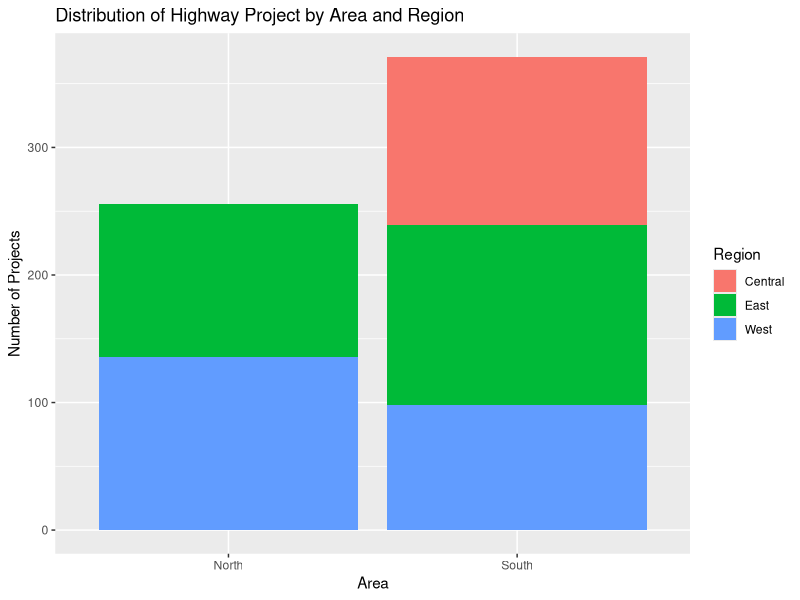
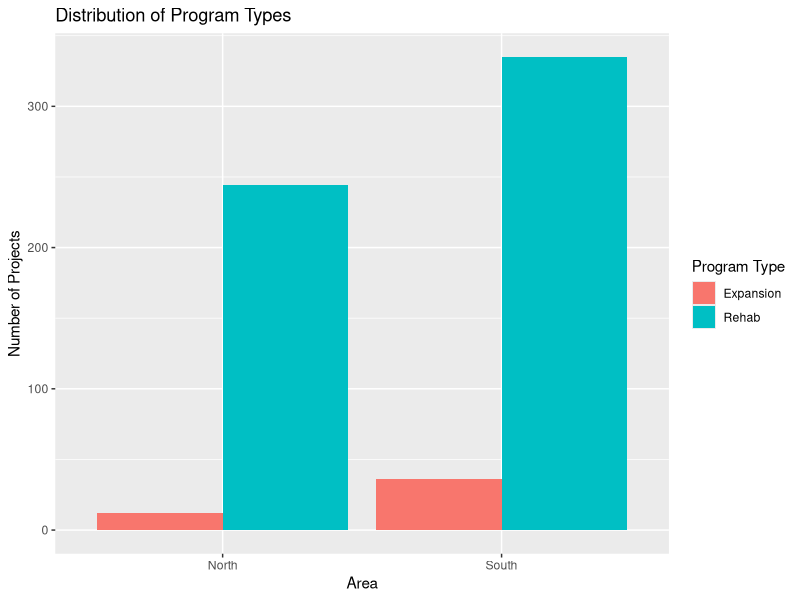
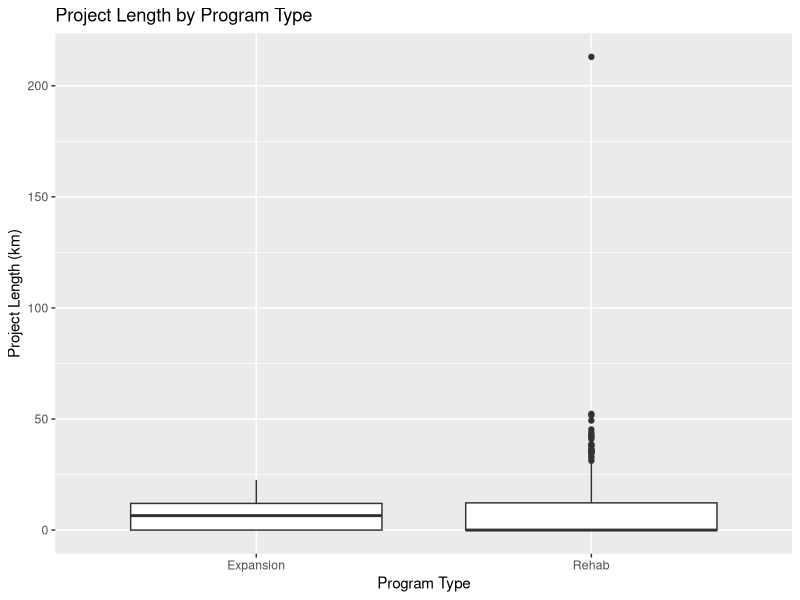
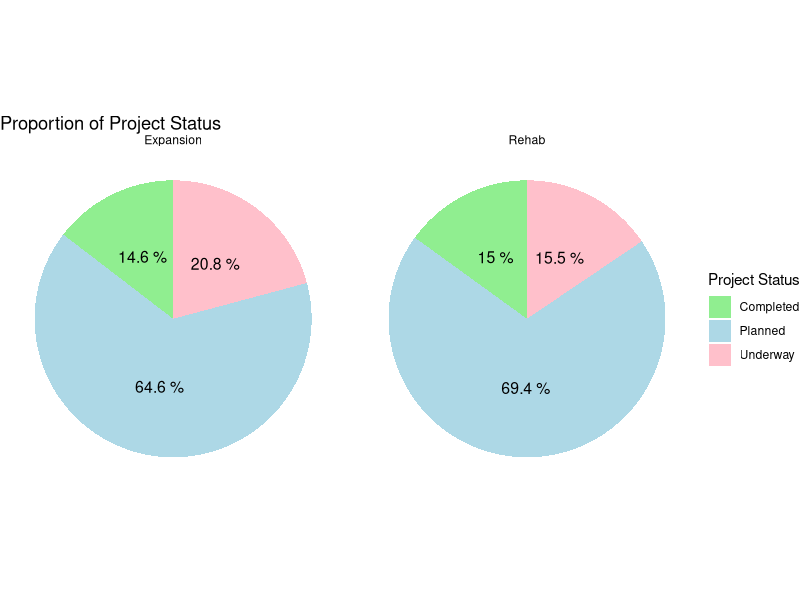
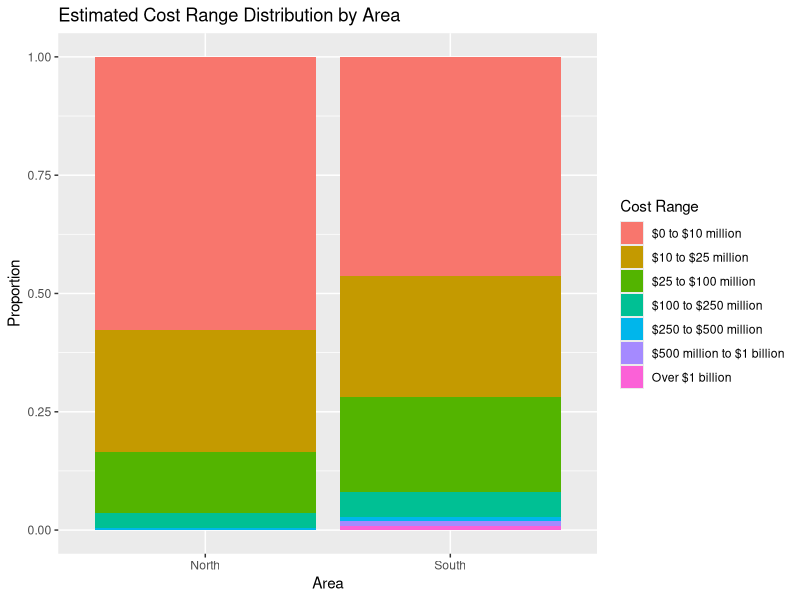
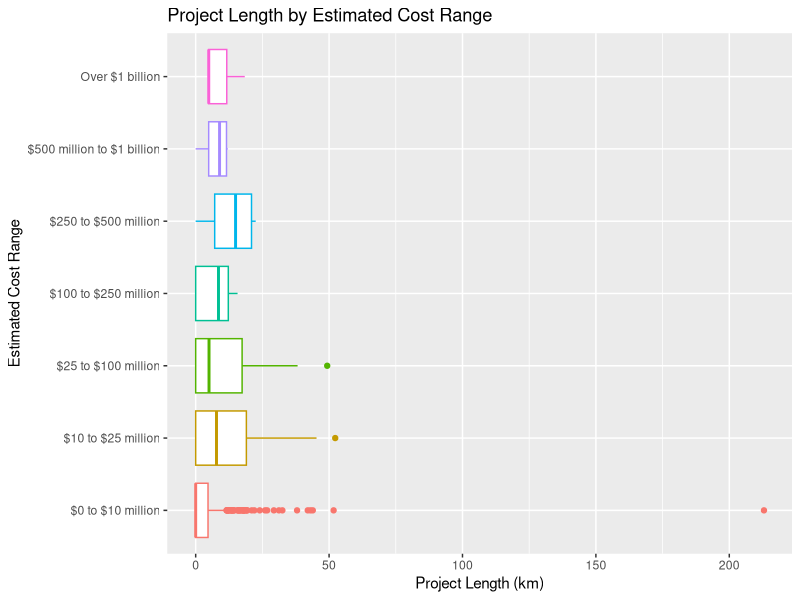

Source code (R) for these figures, in order:
## ---- chunk 1
knitr::opts_chunk$set(echo = TRUE)
## ---- chunk 2
library(dplyr)
library(stringr)

# Load datasets
north = read.csv("ontario-highway-northern.csv")
south = read.csv("ontario-highway-southern.csv")

# Add Area variable
north = north %>% 
  mutate(Area = "North")
south = south %>% 
  mutate(Area = "South")

# Combine datasets
highways = bind_rows(north, south)

# Standardize Region variable
highways = highways %>%
  mutate(Region = str_to_lower(Region),
         Region = case_when(
           str_detect(Region, "east") ~ "East",
           str_detect(Region, "west") ~ "West",
           str_detect(Region, "central") ~ "Central",
           str_detect(Region, "north") ~ "North",
           TRUE ~ "Other"
         ))

# Replace empty strings with NA
highways = highways %>%
  mutate(across(where(is.character), \(x) na_if(x, "")))
## ---- chunk 3
library(ggplot2)
data2 = highways %>%
  group_by(Area, Region) %>%
  summarise(count = n())

ggplot(data2, aes(x=Area, y=count, fill=Region)) +
  geom_bar(stat="identity") +
  labs(title="Distribution of Highway Project by Area and Region",
    x="Area", y="Number of Projects")
## ---- chunk 4
ggplot(highways, aes(x=Area, fill=Program.Type)) +
  geom_bar(position="dodge") +
  labs(title="Distribution of Program Types",
       x="Area",
       y="Number of Projects",
       fill="Program Type")
## ---- chunk 5
ggplot(highways, aes(x=Program.Type,
                    y=Project.Length..kilometres.)) +
  geom_boxplot() +
  labs(title="Project Length by Program Type",
       x="Program Type",
       y="Project Length (km)")
## ---- chunk 6
count_rehab = sum(highways$Program.Type=="Rehab")
count_expansion = sum(highways$Program.Type=="Expansion")
status_data = highways %>%
  group_by(Highway.Program.Status, Program.Type) %>%
  summarise(count = n()) %>%
  mutate(prop=case_when(Program.Type == "Rehab" ~ count/count_rehab,
                        Program.Type == "Expansion" ~ count/count_expansion),
         label=paste(round(prop*100, 1), "%"))

ggplot(status_data, aes(x=1, y=prop, fill=Highway.Program.Status)) +
  geom_bar(stat="identity") +
  coord_polar("y") +
  geom_text(aes(label=label),
            position=position_stack(vjust=0.5),
            size=4) +
  scale_fill_manual(values=c(
    "Planned"="lightblue",
    "Completed"="lightgreen",
    "Underway"="pink"
  )) +
  facet_wrap(~Program.Type) +
  labs(title="Proportion of Project Status",
       fill="Project Status") +
  theme_void()
## ---- chunk 7
# Re-order cost range
highways$Estimated.Cost.Range = factor(
  highways$Estimated.Cost.Range,
  levels=c(
    "$0 to $10 million",
    "$10 to $25 million",
    "$25 to $100 million",
    "$100 to $250 million",
    "$250 to $500 million",
    "$500 million to $1 billion",
    "Over $1 billion"
  )
)

ggplot(highways, 
       aes(x=Area, fill=Estimated.Cost.Range)) +
  geom_bar(position="fill") +
  labs(title="Estimated Cost Range Distribution by Area",
       x="Area", y="Proportion",
       fill="Cost Range")
## ---- chunk 8
ggplot(highways,
       aes(x=Estimated.Cost.Range,
           y=Project.Length..kilometres.,
           color=Estimated.Cost.Range)) +
  geom_boxplot() +
  coord_flip() +
  labs(title="Project Length by Estimated Cost Range",
       x="Estimated Cost Range",
       y="Project Length (km)") +
  theme(legend.position = "none")
## ---- chunk 9
t.test(Project.Length..kilometres. ~ Program.Type,
       data=highways)
## ---- chunk 10
library(tidyr)

work_counts = highways %>%
  separate_rows(Type.Of.Work, sep=",") %>%
  mutate(Type.Of.Work = trimws(Type.Of.Work)) %>%
  count(Type.Of.Work, sort=TRUE)

head(work_counts)
## ---- chunk 11
highways = highways %>%
  mutate(
    Resurface = ifelse(grepl("resurfacing", Type.Of.Work, ignore.case=T), 1, 0),
    Bridge.Rehab = ifelse(grepl("bridge rehabilitation", Type.Of.Work, ignore.case=T), 1, 0),
    Culvert.Replace = ifelse(grepl("culvert replacement", Type.Of.Work, ignore.case=T), 1, 0),
    Bridge.Replace = ifelse(grepl("bridge replacement", Type.Of.Work, ignore.case=T), 1, 0),
    Culvert.Rehab = ifelse(grepl("culvert rehabilitation", Type.Of.Work, ignore.case=T), 1, 0),
  )
## ---- chunk 12
highways = highways %>% 
  mutate(Cost.Category = ifelse(Estimated.Cost.Range %in% c("$0 to $10 million", 
                                                            "$10 to $25 million"), 
                                1, 0))
## ---- chunk 13
set.seed(123)
highways = highways %>%
  mutate(group = sample(c("train", "test"),
                        size = nrow(highways),
                        prob = c(0.7, 0.3),
                        replace = T))

highways.train = highways %>% filter(group=="train")
highways.test = highways %>% filter(group=="test")
## ---- chunk 14
# fit the model
model = glm(Cost.Category ~
              Project.Length..kilometres. +
              Program.Type +
              Area +
              Region +
              Resurface +
              Bridge.Rehab +
              Culvert.Replace +
              Bridge.Replace +
              Culvert.Rehab,
            data=highways.train,
            family=binomial)
summary(model)
## ---- chunk 15
# making prediction
prob = predict(model,
               newdata=highways.test,
               type="response")
pred = ifelse(prob >= 0.5, 1, 0)

# confusion matrix
table = table(pred, highways.test$Cost.Category)
table

# testing accuracy
sum(diag(table)/sum(table))
